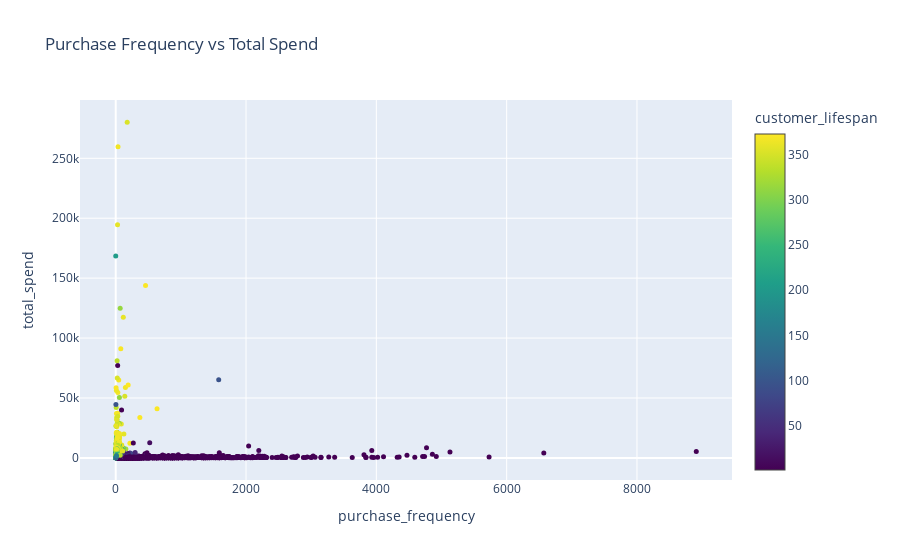

Write notebook code for a chart like this one.
### Markdown cell above
### 4.Purchase Frequency vs Total Spend

### Code cell
figure = go.Figure()

figure.add_trace(
  go.Scatter(
    x=customer_metrics['purchase_frequency'],
    y=customer_metrics['total_spend'],
    mode='markers+text',
    marker=dict(
      size=5,
      color=customer_metrics['customer_lifespan'],
      colorscale='Viridis',
      showscale=True,
      colorbar=dict(title='customer_lifespan')
    )
  )
)
figure.update_layout(
  title='Purchase Frequency vs Total Spend',
  xaxis_title='purchase_frequency',
  yaxis_title='total_spend'
)

figure.show()

### Figure 1 — Plotly figure (JSON) as saved in the notebook; plotly's stock layout.template omitted (floating-point values rounded to 4 significant figures; data arrays with more than 128 entries replaced by an {"elided": "..."} marker saying what was removed)
{"data": [{"marker": {"color": {"elided": "4338 int values"}, "colorbar": {"title": {"text": "customer_lifespan"}}, "colorscale": [[0, "#440154"], [0.1111, "#482878"], [0.2222, "#3e4989"], [0.3333, "#31688e"], [0.4444, "#26828e"], [0.5556, "#1f9e89"], [0.6667, "#35b779"], [0.7778, "#6ece58"], [0.8889, "#b5de2b"], [1, "#fde725"]], "showscale": true, "size": 5}, "mode": "markers+text", "type": "scatter", "x": {"elided": "4338 float values"}, "y": {"elided": "4338 float values"}}], "layout": {"title": {"text": "Purchase Frequency vs Total Spend"}, "xaxis": {"title": {"text": "purchase_frequency"}}, "yaxis": {"title": {"text": "total_spend"}}}}
